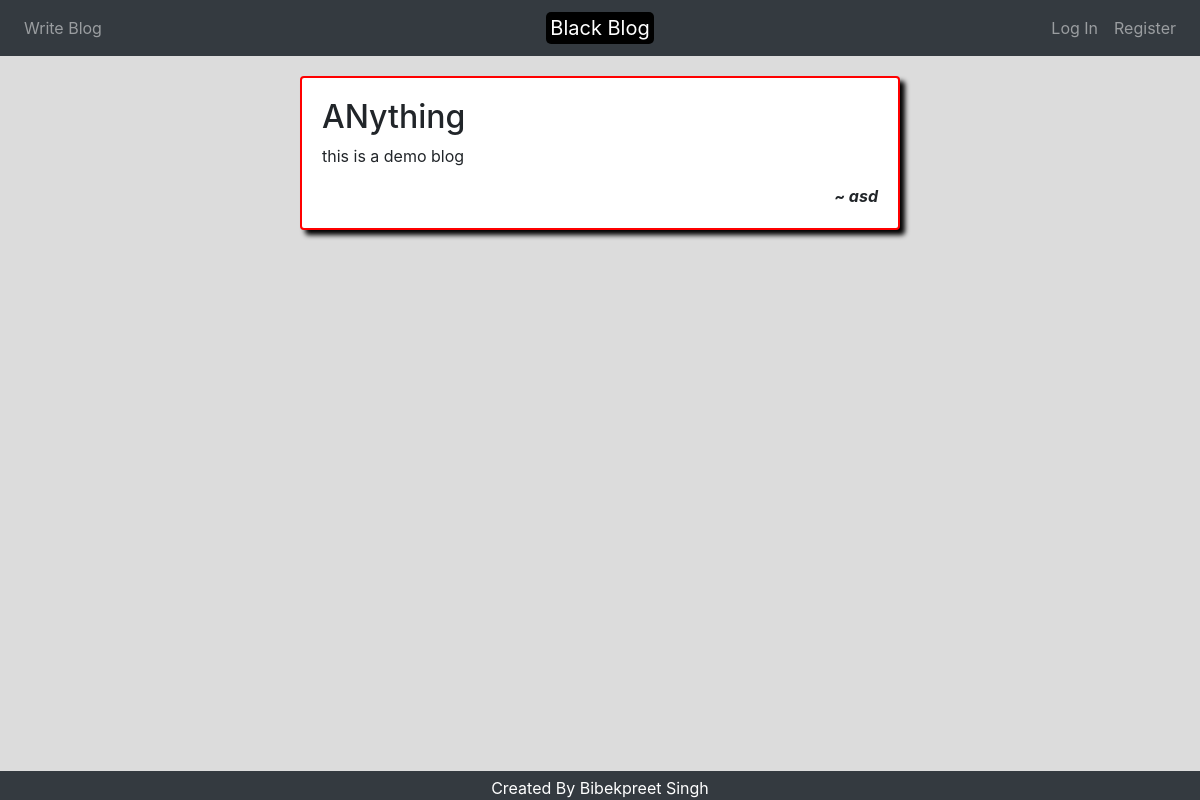
Before: / with the older database file.
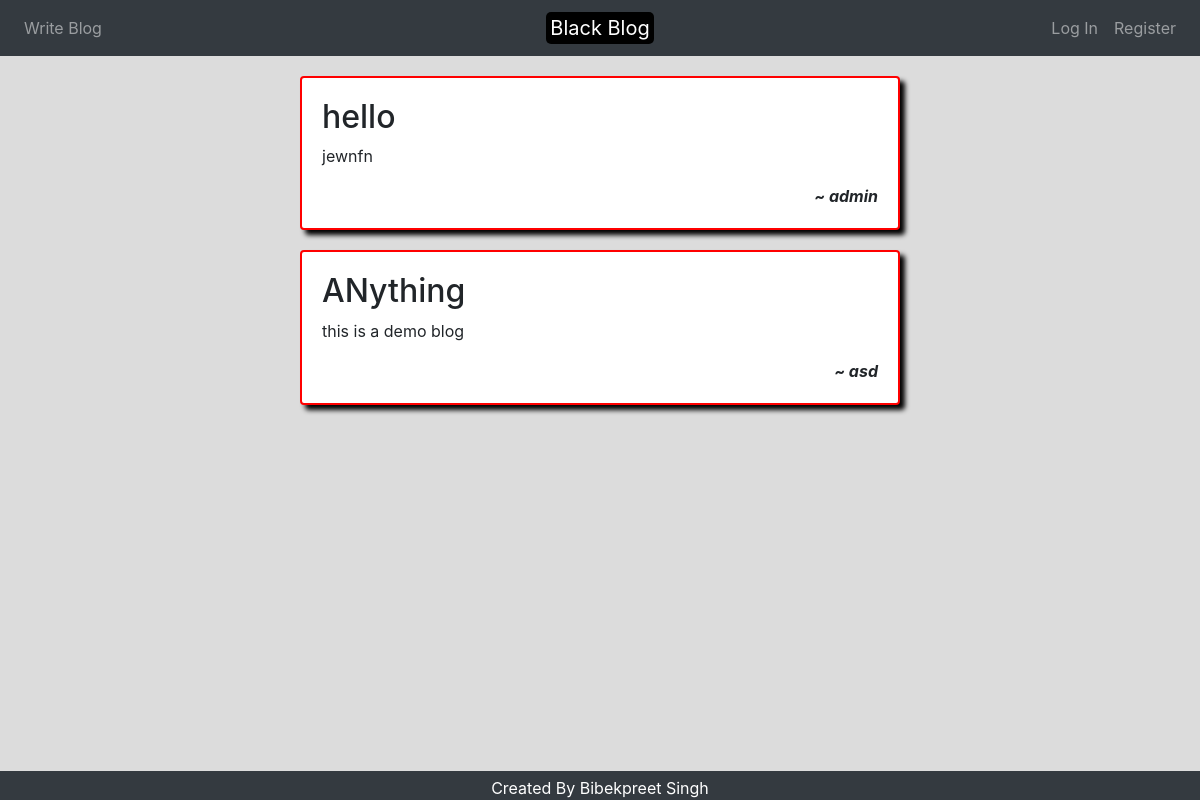
After: the same page with the newer database file.
### tables this page shows
CREATE TABLE blogdata(bid integer primary key autoincrement, title text, desc text, blog text, uid integer, foreign key (uid) references users(id));

CREATE TABLE users(id integer primary key autoincrement, name varchar(255) unique, hash varchar(255));

### app.py (the view)
@app.route("/")
def index():
    rows = db.execute("select title, desc, uid from blogdata")
    rows = rows[::-1]
    print(rows)
    if rows != []:
        for row in rows:
            user = db.execute("select name from users where id = :id", id = row["uid"])
            row["name"] = user[0]["name"]
    return render_template("index.html", rows = rows)

### app.py (called while the page is built)
@app.after_request
def after_request(response):
    response.headers["Cache-Control"] = "no-cache, no-store, must-revalidate"
    response.headers["Expires"] = 0
    response.headers["Pragma"] = "no-cache"
    return response

### templates/index.html (shortened to what this page needs)
{% extends "layout.html" %}
{% block main %}
<div class="overflow">
    {% if rows != [] %}
        {% for row in rows %}
            <div class="card" data-id={{ row["uid"] }} data-title={{ row["title"] }}>
                <h2 class="title">{{ row["title"] }}</h2>
                <p class="desc">
                    {{ row["desc"] }}
                </p>
                <p class="by" >~ {{ row["name"] }}</p>
            </div>
        {% endfor %}
    {% else %}
            <div class="to-center">
                <h3>No posts yet! Login to write one</h3>
            </div>
    {% endif %}
</div>
{% endblock %}

### templates/layout.html (shortened to what this page needs)
<!DOCTYPE html>
<html lang="en">
<head>
    <link href="https://maxcdn.bootstrapcdn.com/bootstrap/4.1.3/css/bootstrap.min.css" rel="stylesheet">
    <link href="/static/styles.css" rel="stylesheet">
    <link href="https://cdn.jsdelivr.net/npm/summernote@0.8.18/dist/summernote.min.css" rel="stylesheet">
</head>
<body>
    <nav class="navbar sticky-top navbar-expand-md navbar-dark bg-dark">
        {% if session.user_id %}
        <div class="navbar-collapse collapse w-100 order-1 order-md-0 dual-collapse2">
            <ul class="navbar-nav mr-auto">
                <li class="nav-item">
                    <a class="nav-link" href="/write">Write Blog</a>
                </li>
            </ul>
        </div>
        {% else %}
        <div class="navbar-collapse collapse w-100 order-1 order-md-0 dual-collapse2">
            <ul class="navbar-nav mr-auto">
                <li class="nav-item">
                    <a class="nav-link" href="/write">Write Blog</a>
                </li>
            </ul>
        </div>
        {% endif %}
        <div class="mx-auto order-0">
            <a class="navbar-brand mx-auto" href="/"><span class="back-black" >Black Blog</a>
        </div>
        <div class="navbar-collapse collapse w-100 order-3 dual-collapse2">
            {% if session.user_id %}
            <ul class="navbar-nav ml-auto">
                <li class="nav-item">
                    <a class="nav-link" href="/logout">Log Out</a>
                </li>
            </ul>
            {% else %}
            <ul class="navbar-nav ml-auto">
                <li class="nav-item">
                    <a class="nav-link" href="/login">Log In</a>
                </li>
                <li class="nav-item">
                    <a class="nav-link" href="/register">Register</a>
                </li>
            </ul>
            {% endif %}
        </div>
    </nav>
    <div class="container">
        {% block main%} {% endblock %}
    </div>
    <footer><p class="footer">Created By <a href="https://github.com/bibekpreet99">Bibekpreet Singh</a></p></footer>
</body>
</html>

### static/styles.css (style rules this page uses)
body { background-color: gainsboro; height: 100vh; }
.back-black { background-color: black; color: white; padding: 0.2em; border-radius: 5px; }
.card { width: calc(100vw * 0.5); border: 2px solid red; margin: auto; margin-top: 20px; margin-bottom: 20px; padding: 20px; box-shadow: 5px 5px 5px black; cursor: pointer; }
.overflow { margin-bottom: 40px; }
.by { margin-left: auto; display: inline-block; font-style: italic; margin-bottom: 0; font-weight: bold; }
.footer { width: 100%; position: fixed; left: 0; bottom: 0; text-align: center; text-decoration: none; background-color: #343A40; padding-top: 5px; color: white; margin: 0; }
a { color: inherit; }
footer { margin-top: 20px; }

Changed rows visible on the page:
added blogdata: title "hello", desc "jewnfn", name "admin"
